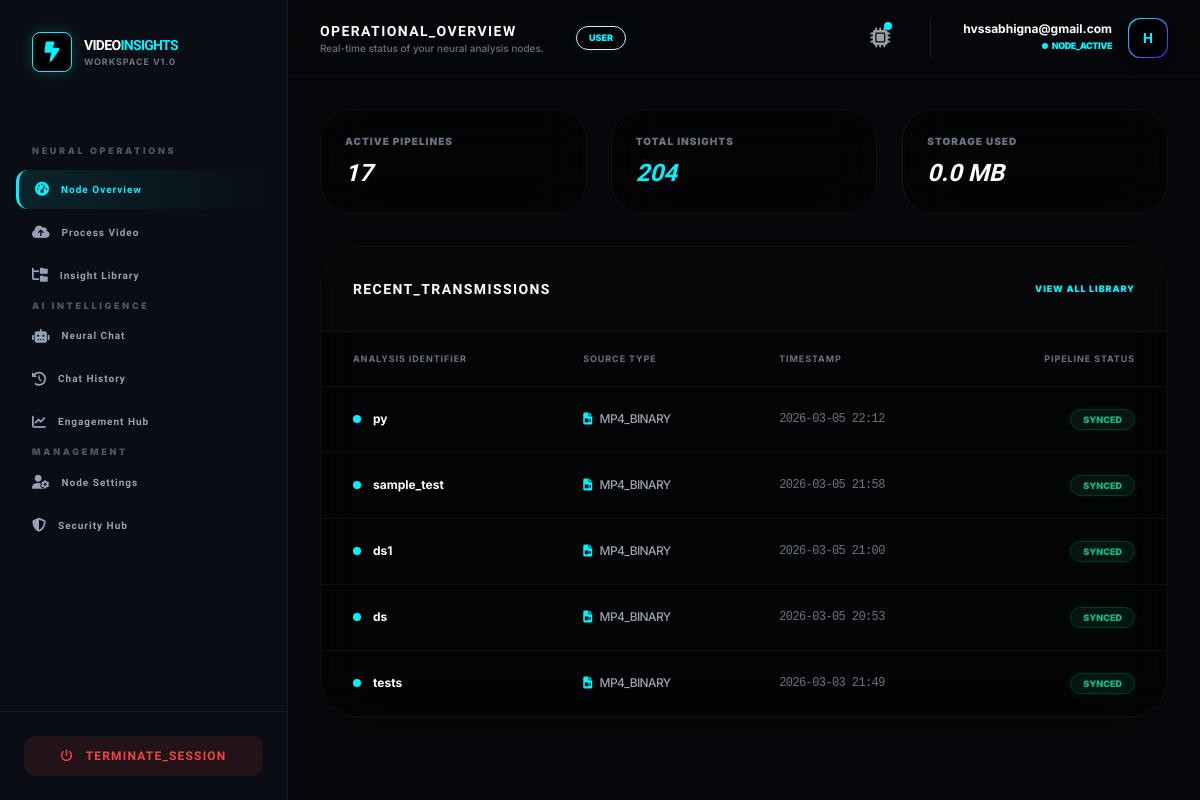
The app's page /portal/dashboard/ (signed in), older data.
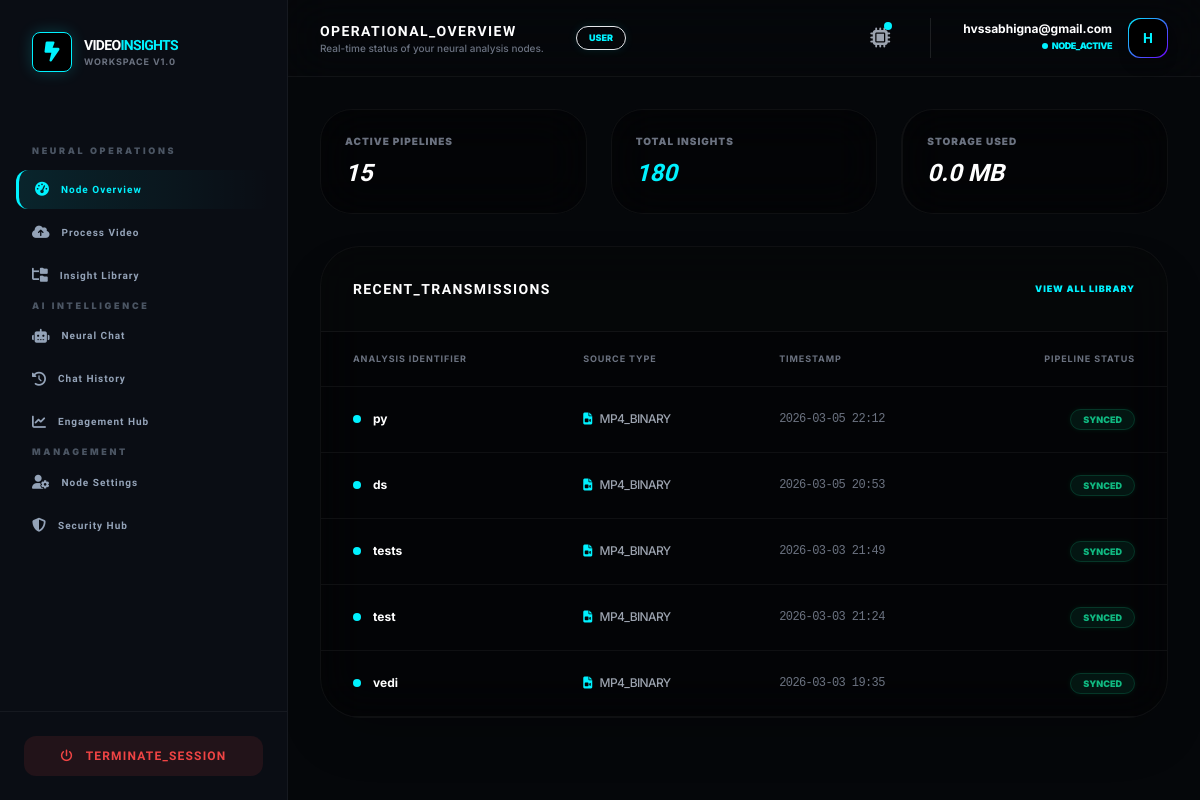
The same page, newer data.
### accounts/models.py (models this page shows, shortened)
class User(AbstractUser):
    username = None
    email = models.EmailField(unique=True)
    ROLE_CHOICES = (
        ('admin', 'Admin'),
        ('user', 'User'),
    )
    role = models.CharField(max_length=10, choices=ROLE_CHOICES, default='user')
    is_verified = models.BooleanField(default=False)
    login_count = models.PositiveIntegerField(default=0)
    USERNAME_FIELD = 'email'
    REQUIRED_FIELDS = []
    objects = CustomUserManager()

### videos/models.py (models this page shows)
class VideoAnalysis(models.Model):
    user = models.ForeignKey(settings.AUTH_USER_MODEL, on_delete=models.CASCADE)
    title = models.CharField(max_length=255)
    video_file = models.FileField(upload_to='videos/', null=True, blank=True) # Binary Node
    youtube_url = models.URLField(null=True, blank=True) # Stream Node
    transcript = models.TextField(null=True, blank=True) # Speech-to-Text Node
    summary = models.TextField(null=True, blank=True)
    keywords = models.JSONField(default=list) # NLP Topic Node
    engagement_data = models.JSONField(default=list, null=True, blank=True)
    objects_detected = models.JSONField(default=list) # Computer Vision Node
    key_moments = models.JSONField(default=list, blank=True)
    activity_type = models.CharField(max_length=100, default="General Analysis")
    created_at = models.DateTimeField(auto_now_add=True)
    ai_processed = models.BooleanField(default=False)
    ai_failed = models.BooleanField(default=False)

### videos/views.py (the view)
# urls.py: path('dashboard/', views.user_dashboard, name='dashboard'),
@login_required
def user_dashboard(request):
    user_videos = VideoAnalysis.objects.filter(user=request.user)
    recent_videos = user_videos.order_by('-created_at')[:5]
    total_bytes = 0
    for video in user_videos:
        if video.video_file:
            try:
                total_bytes += video.video_file.size
            except (ValueError, FileNotFoundError):
                continue
    storage_mb = round(total_bytes / (1024 * 1024), 2)
    stats = {
        'active_pipelines': user_videos.count(),
        'total_insights': user_videos.count() * 12,
        'storage_used': f"{storage_mb} MB"
    }
    return render(request, 'videos/dashboard.html', {
        'recent_videos': recent_videos,
        'stats': stats
    })

### templates/videos/dashboard.html (shortened to what this page needs)
{% extends "base2.html" %}
{% load i18n %}
{% block page_title %}OPERATIONAL_OVERVIEW{% endblock %}
{% block page_subtitle %}Real-time status of your neural analysis nodes.{% endblock %}
{% block content %}
<div class="space-y-8 animate-fade-in">
    <div class="grid grid-cols-1 md:grid-cols-3 gap-6">
        <div class="bg-black/40 border border-white/5 p-6 rounded-[2rem] backdrop-blur-xl group hover:border-[var(--accent-cyan)]/30 transition-all">
            <p class="text-[10px] font-black text-gray-500 uppercase tracking-widest mb-2">Active Pipelines</p>
            <h3 class="orbitron text-2xl font-black text-white italic">
                {{ stats.active_pipelines|stringformat:"02d" }}
            </h3>
        </div>
        <div class="bg-black/40 border border-white/5 p-6 rounded-[2rem] backdrop-blur-xl group hover:border-[var(--accent-cyan)]/30 transition-all">
            <p class="text-[10px] font-black text-gray-500 uppercase tracking-widest mb-2">Total Insights</p>
            <h3 class="orbitron text-2xl font-black text-[var(--accent-cyan)] italic">
                {{ stats.total_insights }}
            </h3>
        </div>
        <div class="bg-black/40 border border-white/5 p-6 rounded-[2rem] backdrop-blur-xl border-l-2 border-[var(--accent-purple)] group hover:border-[var(--accent-purple)]/50 transition-all">
            <p class="text-[10px] font-black text-gray-500 uppercase tracking-widest mb-2">Storage Used</p>
            <h3 class="orbitron text-2xl font-black text-white italic">
                {{ stats.storage_used }}
            </h3>
        </div>
    </div>
    <div class="bg-black/40 border border-white/5 rounded-[2.5rem] backdrop-blur-xl overflow-hidden shadow-2xl">
        <div class="p-8 border-b border-white/5 flex justify-between items-center bg-white/[0.01]">
            <h4 class="orbitron text-sm font-black text-white tracking-widest uppercase">Recent_Transmissions</h4>
            <a href="{% url 'video_list' %}" class="text-[9px] font-black text-[var(--accent-cyan)] uppercase tracking-widest hover:underline hover:shadow-[0_0_10px_var(--accent-cyan)] transition-all">View All Library</a>
        </div>
        <div class="overflow-x-auto">
            <table class="w-full text-left">
                <thead>
                    <tr class="text-[9px] font-black text-gray-500 uppercase tracking-widest border-b border-white/5">
                        <th class="px-8 py-5">Analysis Identifier</th>
                        <th class="px-8 py-5">Source Type</th>
                        <th class="px-8 py-5">Timestamp</th>
                        <th class="px-8 py-5 text-right">Pipeline Status</th>
                    </tr>
                </thead>
                <tbody class="text-xs">
                    {% for video in recent_videos %}
                    <tr class="border-b border-white/5 hover:bg-white/[0.03] transition-colors group">
                        <td class="px-8 py-6">
                            <div class="flex items-center gap-3">
                                <div class="w-2 h-2 rounded-full bg-[var(--accent-cyan)] animate-pulse"></div>
                                <a href="{% url 'video_insight_detail' video.pk %}" class="text-white font-bold group-hover:text-[var(--accent-cyan)] transition-colors">
                                    {{ video.title }}
                                </a>
                            </div>
                        </td>
                        <td class="px-8 py-6">
                            {% if video.video_file %}
                                <span class="text-gray-400 font-medium tracking-tighter"><i class="fa fa-file-video mr-2 text-[var(--accent-cyan)]"></i>MP4_BINARY</span>
                            {% else %}
                                <span class="text-gray-400 font-medium tracking-tighter"><i class="fa fa-youtube mr-2 text-red-500"></i>YT_STREAM</span>
                            {% endif %}
                        </td>
                        <td class="px-8 py-6 text-gray-500 font-mono tracking-tighter">{{ video.created_at|date:"Y-m-d H:i" }}</td>
                        <td class="px-8 py-6 text-right">
                            <span class="px-3 py-1 bg-emerald-500/10 text-emerald-500 rounded-full text-[9px] font-black uppercase border border-emerald-500/20 shadow-[0_0_5px_rgba(16,185,129,0.1)]">Synced</span>
                        </td>
                    </tr>
                    {% endfor %}
                </tbody>
            </table>
        </div>
    </div>
</div>
{% endblock %}

### templates/base2.html (shortened to what this page needs)
<!DOCTYPE html>
<html lang="en">
<head>
    <script src="https://cdn.tailwindcss.com"></script>
    <link rel="stylesheet" href="https://cdnjs.cloudflare.com/ajax/libs/font-awesome/6.4.2/css/all.min.css">
</head>
<body class="min-h-screen flex">
<aside class="w-72 bg-[var(--sidebar-bg)] border-r border-white/5 hidden lg:flex flex-col sticky top-0 h-screen z-50">
    <div class="p-8">
        <a href="/" class="flex items-center gap-3">
            <div class="w-10 h-10 rounded-lg flex items-center justify-center bg-black border border-[var(--accent-cyan)] shadow-[0_0_15px_rgba(0,242,255,0.2)]">
                <i class="fa-solid fa-bolt-lightning text-xl text-[var(--accent-cyan)]"></i>
            </div>
            <div>
                <h2 class="orbitron text-sm font-black text-white tracking-tighter">VIDEO<span class="text-[var(--accent-cyan)]">INSIGHTS</span></h2>
                <p class="text-[9px] text-gray-500 uppercase tracking-widest font-bold">Workspace v1.0</p>
            </div>
        </a>
    </div>
    <nav class="flex-1 px-4 py-4 space-y-1 overflow-y-auto">
        {% if user.role == 'admin' %}
            {% include "partials/sidebar_admin.html" %}
        {% else %}
            {% include "partials/sidebar_user.html" %}
        {% endif %}
    </nav>
    <div class="p-6 border-t border-white/5">
        <a href="{% url 'logout' %}"
           class="flex items-center justify-center gap-3 px-4 py-3 rounded-xl bg-red-500/10 text-red-500 font-bold hover:bg-red-500 hover:text-white transition duration-300 orbitron text-xs tracking-widest">
            <i class="fa-solid fa-power-off"></i> TERMINATE_SESSION
        </a>
    </div>
</aside>
<div class="flex-1 flex flex-col min-w-0">
    <header class="bg-[var(--sidebar-bg)]/80 backdrop-blur-xl border-b border-white/5 sticky top-0 z-40 px-8 py-4 flex justify-between items-center">
        <div class="flex items-center gap-4">
             <div class="hidden sm:block">
                <h1 class="orbitron text-sm font-bold text-white tracking-widest uppercase">
                    {% block page_title %}Operational_Dashboard{% endblock page_title %}
                </h1>
                <p class="text-[10px] text-gray-500 font-medium">
                    {% block page_subtitle %}Synchronizing with Neural Pipeline...{% endblock page_subtitle %}
                </p>
             </div>
             <span class="bg-[var(--accent-cyan)]/10 text-[var(--accent-cyan)] text-[9px] uppercase font-black px-3 py-1 rounded-full ml-4 border border-[var(--accent-cyan)]/20 shadow-[0_0_10px_rgba(0,242,255,0.1)]">
                {{ user.role|default:"User" }}
             </span>
        </div>
        <div class="flex items-center gap-8">
            <div class="relative group">
                <button class="relative p-2 text-gray-400 hover:text-[var(--accent-cyan)] transition-colors">
                    <i class="fa-solid fa-microchip text-xl"></i>
                    <span class="absolute top-1.5 right-1.5 w-2 h-2 bg-[var(--accent-cyan)] rounded-full animate-pulse"></span>
                </button>
            </div>
            <div class="flex items-center gap-4 border-l border-white/10 pl-8">
                <div class="text-right hidden sm:block">
                    <p class="text-xs font-bold text-white leading-none mb-1">{{ user.email }}</p>
                    <p class="text-[9px] text-[var(--accent-cyan)] font-black uppercase flex items-center justify-end gap-1 tracking-tighter">
                        <span class="w-1.5 h-1.5 bg-[var(--accent-cyan)] rounded-full animate-ping"></span> NODE_ACTIVE
                    </p>
                </div>
                <div class="w-10 h-10 rounded-xl bg-gradient-to-br from-[var(--accent-cyan)] to-[var(--accent-purple)] p-[1px] shadow-lg">
                    <div class="w-full h-full bg-black rounded-xl flex items-center justify-center text-[var(--accent-cyan)] font-black orbitron text-sm">
                        {{ user.email|first|upper }}
                    </div>
                </div>
            </div>
        </div>
    </header>
    <main class="flex-1 p-8 overflow-y-auto">
        <div class="max-w-7xl mx-auto animate-fade-in">
            {% block content %}{% endblock content %}
        </div>
    </main>
</div>
</body>
</html>

### templates/partials/sidebar_user.html
{% load i18n %}
<p class="text-[9px] font-black text-gray-600 uppercase tracking-[0.3em] ml-4 mb-3 mt-6">
    {% translate "Neural Operations" %}
</p>
<a href="{% url 'dashboard' %}"
   class="nav-item {% if request.resolver_match.url_name == 'dashboard' %}active{% endif %}">
    <i class="fa fa-gauge-high"></i>
    <span class="orbitron text-[10px] tracking-widest">{% translate "Node Overview" %}</span>
</a>
<a href="{% url 'upload_video' %}"
   class="nav-item {% if request.resolver_match.url_name == 'upload_video' %}active{% endif %}">
    <i class="fa fa-cloud-arrow-up"></i>
    <span class="orbitron text-[10px] tracking-widest">{% translate "Process Video" %}</span>
</a>
<a href="{% url 'video_list' %}"
   class="nav-item {% if request.resolver_match.url_name == 'video_list' %}active{% endif %}">
    <i class="fa fa-folder-tree"></i>
    <span class="orbitron text-[10px] tracking-widest">{% translate "Insight Library" %}</span>
</a>
<p class="text-[9px] font-black text-gray-600 uppercase tracking-[0.3em] ml-4 mb-3 mt-8">
    {% translate "AI Intelligence" %}
</p>
<a href="{% url 'ai_chatbot' %}"
   class="nav-item {% if request.resolver_match.url_name == 'ai_chatbot' %}active{% endif %}">
    <i class="fa fa-robot"></i>
    <span class="orbitron text-[10px] tracking-widest">{% translate "Neural Chat" %}</span>
</a>
<a href="{% url 'chat_history' %}"
   class="nav-item {% if 'chat_history' in request.resolver_match.url_name %}active{% endif %}">
    <i class="fa fa-clock-rotate-left"></i>
    <span class="orbitron text-[10px] tracking-widest">{% translate "Chat History" %}</span>
</a>
<a href="{% url 'analytics_dashboard' %}"
   class="nav-item {% if request.resolver_match.url_name == 'analytics_dashboard' %}active{% endif %}">
    <i class="fa fa-chart-line"></i>
    <span class="orbitron text-[10px] tracking-widest">{% translate "Engagement Hub" %}</span>
</a>
<p class="text-[9px] font-black text-gray-600 uppercase tracking-[0.3em] ml-4 mb-3 mt-8">
    {% translate "Management" %}
</p>
<a href="{% url 'profile' %}"
   class="nav-item {% if request.resolver_match.url_name == 'profile' %}active{% endif %}">
    <i class="fa fa-user-gear"></i>
    <span class="orbitron text-[10px] tracking-widest">{% translate "Node Settings" %}</span>
</a>
<a href="{% url 'password_reset' %}"
   class="nav-item {% if request.resolver_match.url_name == 'password_reset' %}active{% endif %}">
    <i class="fa fa-shield-halved"></i>
    <span class="orbitron text-[10px] tracking-widest">{% translate "Security Hub" %}</span>
</a>

### templates/base2.html (style rules this page uses)
:root { --bg-workspace: #05070a; --sidebar-bg: #0a0d14; --accent-cyan: #00f2ff; --accent-purple: #7000ff; --card-dark: #10141d; }
body { font-family: 'Inter', sans-serif; background-color: var(--bg-workspace); color: #e2e8f0; }
.orbitron { font-family: 'Orbitron', sans-serif; }
.nav-item { display: flex; align-items: center; gap: 12px; padding: 12px 16px; border-radius: 12px; font-size: 0.875rem; font-weight: 600; color: #94a3b8; transition: all 0.3s ease; margin-bottom: 4px; }
.nav-item.active { background: linear-gradient(90deg, rgba(0, 242, 255, 0.1) 0%, transparent 100%); color: var(--accent-cyan); border-left: 3px solid var(--accent-cyan); }
.animate-fade-in { animation: fadeIn 0.3s ease-out; }

Row changes from the older to the newer data that the page shows:
removed VideoAnalysis: title "sample_test", shows "MP4_BINARY", created_at "2026-03-05 21:58"
removed VideoAnalysis: title "ds1", shows "MP4_BINARY", created_at "2026-03-05 21:00"
now on this page (row unchanged): VideoAnalysis: title "test", shows "MP4_BINARY", created_at "2026-03-03 21:24"
now on this page (row unchanged): VideoAnalysis: title "vedi", shows "MP4_BINARY", created_at "2026-03-03 19:35"
Text that changed along with them:
{{ stats.active_pipelines|stringformat:"02d" }}: "17" → "15"
{{ stats.total_insights }}: "204" → "180"
